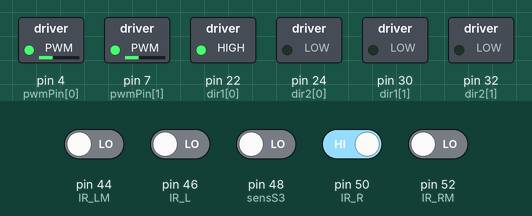
Bench run of a sketch on a simulated Arduino Mega 2560, built with avr-gcc and run on an emulated ATmega2560. Shown: switched loads named in the sketch (green lamp = pin HIGH). The test bench sets the inputs (shaded band); at power-on: pin 50 (IR_R) HIGH, pin 44 (IR_LM), pin 46 (IR_L), pin 48 (sensS3), pin 52 (IR_RM) LOW. At 10.5 s the program stops and its outputs stay as they are.

Above: at 1.2 s.
1.3 s: pin 50 (IR_R) driven LOW
At 2.6 s:
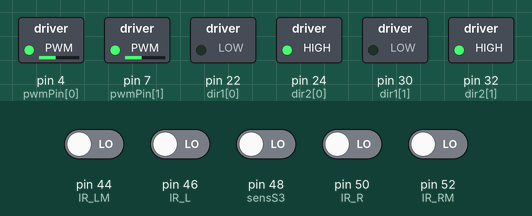
4.3 s: pin 48 (sensS3) driven HIGH
At 6.4 s:
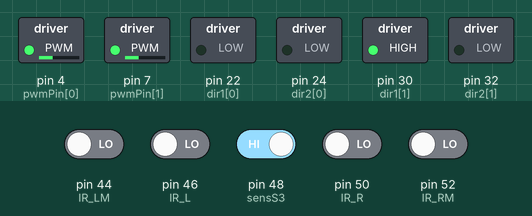
7.3 s: pin 48 (sensS3) driven LOW
At 11.5 s:
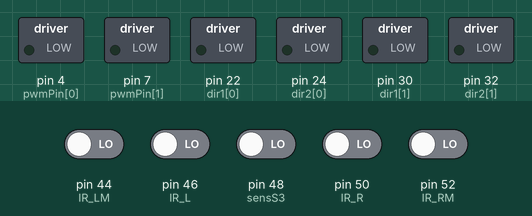
Timing chart, 0 to 12.0 s (numbered marks = the images above; inputs shaded):
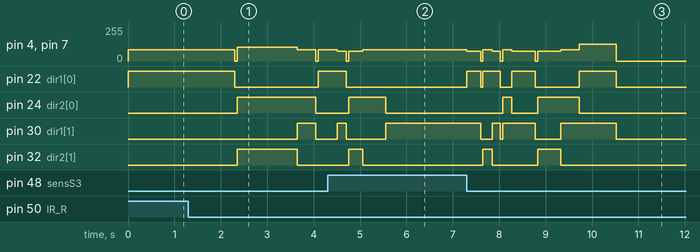

Measured:
- after the input at 1.3 s, pin 4 (pwmPin[0]), pin 7 (pwmPin[1]): 85/255 → 105/255 after 1.0 s, → 85/255 1.4 s later
- after the input at 4.3 s, pin 22 (dir1[0]): goes on until 4.7 s, then stays LOW; pin 24 (dir2[0]): goes on until 5.6 s, then stays LOW; pin 30 (dir1[1]): goes on until 5.6 s, then stays HIGH; pin 32 (dir2[1]): goes on until 5.1 s, then stays LOW
- after the input at 7.3 s, pin 24 (dir2[0]): LOW → HIGH after 0.78 s, → LOW 0.20 s later, → HIGH 0.55 s later, → LOW 0.90 s later; pin 30 (dir1[1]): goes LOW 0.26 s, HIGH 0.17 s, LOW 0.05 s, HIGH 0.70 s, LOW 0.55 s, HIGH 1.2 s, then LOW, starting after 0.30 s

The sketch:

Line_following_rightarena.ino
```cpp
//Servo setup
/*#include <Servo.h>
Servo hitter, collectorRight, collectorLeft, undocking;
int pos = 0;
int posLeftCservo=180;*/

//define sensor connections & vars
#define IR_RM 52
#define IR_R 50 //S4
#define sensS3 48
#define IR_L 46 //S2
#define IR_LM 44


int sensFrontRight, sensFrontLeft, sensRM, sensLM; //at black, sensor 0
int S3=1; //at black, sensor 0


//define motor connections
int pwmPin[]= {4,7};
int dir1[]= {22,30};
int dir2[]= {24,32};

//defining speeds
int maxSpeed = 75;
int turnSpeed = 85;

int treeNumber = 1;
/*stopMotor();
delay(2000);*/
void setup() {
  Serial.begin(9600);

  // Set pin states of motor
  for (int i = 0; i<2;i++)
  {
    pinMode(pwmPin[i],OUTPUT);
    pinMode(dir1[i],OUTPUT);
    pinMode(dir2[i],OUTPUT);
  }

  //set pin states of sensors
  pinMode(IR_R,INPUT);
  pinMode(IR_L,INPUT);
  pinMode(sensS3,INPUT);
  pinMode(IR_RM,INPUT);
  pinMode(IR_LM,INPUT);

  /*//servo configuration
  hitter.attach(32);
  collectorRight.attach(30);
  collectorRight.write(0);
  collectorLeft.attach(36);
  collectorLeft.write(180);
  undocking.attach(34);
  undocking.write(110);*/
}

void loop() {
  // put your main code here, to run repeatedly:
  readSensor();
  lineFollow();
}

void readSensor()
{
  sensFrontRight = digitalRead(IR_R);
  sensFrontLeft = digitalRead(IR_L);
  S3=digitalRead(sensS3);
  sensRM = digitalRead(IR_RM);
  sensLM = digitalRead(IR_LM);
}

void lineFollow()
{
  if (sensFrontRight == 0 && sensFrontLeft == 0)
  {treeRoutine();}
  else if (sensRM == 1 && sensFrontRight == 1 && sensFrontLeft == 1 && sensLM == 1)
  {forward(maxSpeed+30);}
  else if (sensFrontRight == 1 && sensFrontLeft == 0)
  {turnLeft();}
  else if (sensFrontRight == 0 && sensFrontLeft == 1)
  {turnRight();}
}

void treeRoutine()
{

  if (treeNumber==1)
  {
    treeNumber++;
    stopMotor();//stops on black line
    //delay(50);

    turnLeft();
    delay(1000);

    stopMotor(); //stops in front of the tree
    delay(50); //for some seconds
    //servoAction();
    reverse(maxSpeed+30);
    delay(1300);
    turnRightonTree();
    delay(400);
  }

  else if(treeNumber==2)
  {
    treeNumber++;
    stopMotor();
    delay(50);

    turnLeft();
    delay(400);
    readSensor();
    while(sensFrontLeft==1)
    {
      turnLeft();
      readSensor();
    }

    stopMotor();
    delay(5);
    forward(maxSpeed);
    delay(200);

    stopMotor(); //stops in front of the tree
    delay(50); //for some seconds
    //servoAction();

    reverse(maxSpeed);
    delay(300);
    turnRightweird(); //to make a 90 turn towards the line
    delay(500);
    readSensor();
    while(S3==1)
    {
      turnRight();
      readSensor();
    }
  }
  else if (treeNumber==3)
  {
    treeNumber=1;
    forward(maxSpeed);
    delay(300);
    stopMotor();
    delay(50);

    turnLeftonTree();
    delay(200);
    readSensor();
    while(sensFrontLeft==1)
    {
      turnLeftonTree();
      readSensor();
    }
    stopMotor();
    delay(5);

    forward(maxSpeed);
    delay(170);
    stopMotor();
    delay(50); //stops in front of tree
    //servoAction();

    turnRightonTree();//turn towards docking area
    delay(200);

    readSensor();
    while(S3==1)
    {
      turnRightweird();
      readSensor();
    }

    forward(maxSpeed);
    delay(500);
    stopMotor();
    delay(50); //stops in front of docking area
    //undockingAction();

    reverse(maxSpeed);
    delay(500);
    turnRightonTree();
    delay(200);
    readSensor();
    while(S3==1)
    {
      turnRightweird();
      readSensor();
    }
    turnRightonTree();
    delay(200);

    forward(maxSpeed+50);
    delay(800);
    stopMotor();
    while(1){} //stop code at this point
  }

}

void setMotor(int dir, int pwmVal, int pwmPin, int dir1, int dir2)
{
  analogWrite(pwmPin,pwmVal);
  if (dir==1) //clockwise rotation
  {
    //digitalWrite(dir1,LOW);
    //digitalWrite(dir2,LOW);
    digitalWrite(dir1,HIGH);
    digitalWrite(dir2,LOW);
  }
  else if (dir==-1) //a.clockwise rotation
  {
    //digitalWrite(dir1,LOW);
    //digitalWrite(dir2,LOW);
    digitalWrite(dir1,LOW);
    digitalWrite(dir2,HIGH);
  }
  else
  {
    digitalWrite(dir1,LOW);
    digitalWrite(dir2,LOW);
  }
}

void forward(int pwm)
{
  setMotor(1, pwm, pwmPin[0], dir1[0], dir2[0]);
  setMotor(1, pwm, pwmPin[1], dir1[1], dir2[1]);
}

void reverse(int pwm)
{
  setMotor(-1, pwm, pwmPin[0], dir1[0], dir2[0]);
  setMotor(-1, pwm, pwmPin[1], dir1[1], dir2[1]);
}

void turnRight()
{
  setMotor(0, turnSpeed, pwmPin[0], dir1[0], dir2[0]);
  setMotor(1, turnSpeed, pwmPin[1], dir1[1], dir2[1]);
}

void turnRightonTree()
{
  setMotor(-1, turnSpeed, pwmPin[0], dir1[0], dir2[0]);
  setMotor(1, turnSpeed, pwmPin[1], dir1[1], dir2[1]);
}

void turnRightweird()
{
  setMotor(-1, turnSpeed, pwmPin[0], dir1[0], dir2[0]);
  setMotor(0, turnSpeed, pwmPin[1], dir1[1], dir2[1]);
}

void turnLeft()
{
  setMotor(1, turnSpeed, pwmPin[0], dir1[0], dir2[0]);
  setMotor(0, turnSpeed, pwmPin[1], dir1[1], dir2[1]);
}

void turnLeftonTree()
{
  setMotor(1, turnSpeed, pwmPin[0], dir1[0], dir2[0]);
  setMotor(-1, turnSpeed, pwmPin[1], dir1[1], dir2[1]);
}

void stopMotor()
{
  setMotor(0, 0, pwmPin[0], dir1[0], dir2[0]);
  setMotor(0, 0, pwmPin[1], dir1[1], dir2[1]);
}

/*void servoAction()
{
  for (pos = 0; pos <= 180; pos += 1)
 {
   collectorRight.write(pos);
   collectorLeft.write(posLeftCservo);
   posLeftCservo--;
   delay(5);
 }
 delay(200);

 hitAction();
 delay(500);
 hitAction();

 for (pos = 180; pos >= 0; pos -= 1)
 {
   collectorRight.write(pos);
   collectorLeft.write(posLeftCservo);
   posLeftCservo++;
   delay(5);
 }
 delay(500);
}


void hitAction()
{
  for (pos = 80; pos <= 170; pos += 1)
  {
    hitter.write(pos);
    delay(5);
  }
  delay(2000);
  for (pos = 170; pos >= 80; pos -= 1)
  {
    hitter.write(pos);
    delay(5);
  }
}

void undockingAction()
{
  for (pos = 0; pos <= 180; pos += 1) //open collectors
  {
   collectorRight.write(pos);
   collectorLeft.write(posLeftCservo);
   posLeftCservo--;
   delay(5);
  }
  for (pos = 110; pos >= 0; pos -= 1) //open collector gate
  {
    undocking.write(pos);
    delay(5);
  }
  delay(100);

  //code to shake collectors at that position
  for (pos = 180; pos >= 140; pos -= 1) //close collectors
  {
   collectorRight.write(pos);
   collectorLeft.write(posLeftCservo-40);
   posLeftCservo++;
   delay(5);
  }
  for (pos = 140; pos <= 180; pos += 1) //open collectors
  {
   collectorRight.write(pos);
   collectorLeft.write(posLeftCservo);
   posLeftCservo--;
   delay(5);
  }
   for (pos = 180; pos >= 140; pos -= 1) //close collectors
  {
   collectorRight.write(pos);
   collectorLeft.write(posLeftCservo-40);
   posLeftCservo++;
   delay(5);
  }
  for (pos = 140; pos <= 180; pos += 1) //open collectors
  {
   collectorRight.write(pos); //140 - 180
   collectorLeft.write(posLeftCservo); //  180 - 140
   posLeftCservo--;
   delay(5);
  }
  delay(1000);

  posLeftCservo=180;
  for (pos = 180; pos >= 0; pos -= 1) //close collectors to reset
  {
   collectorRight.write(pos);
   collectorLeft.write(posLeftCservo);
   posLeftCservo++;
   delay(5);
  }
  delay(500);
}*/
```
